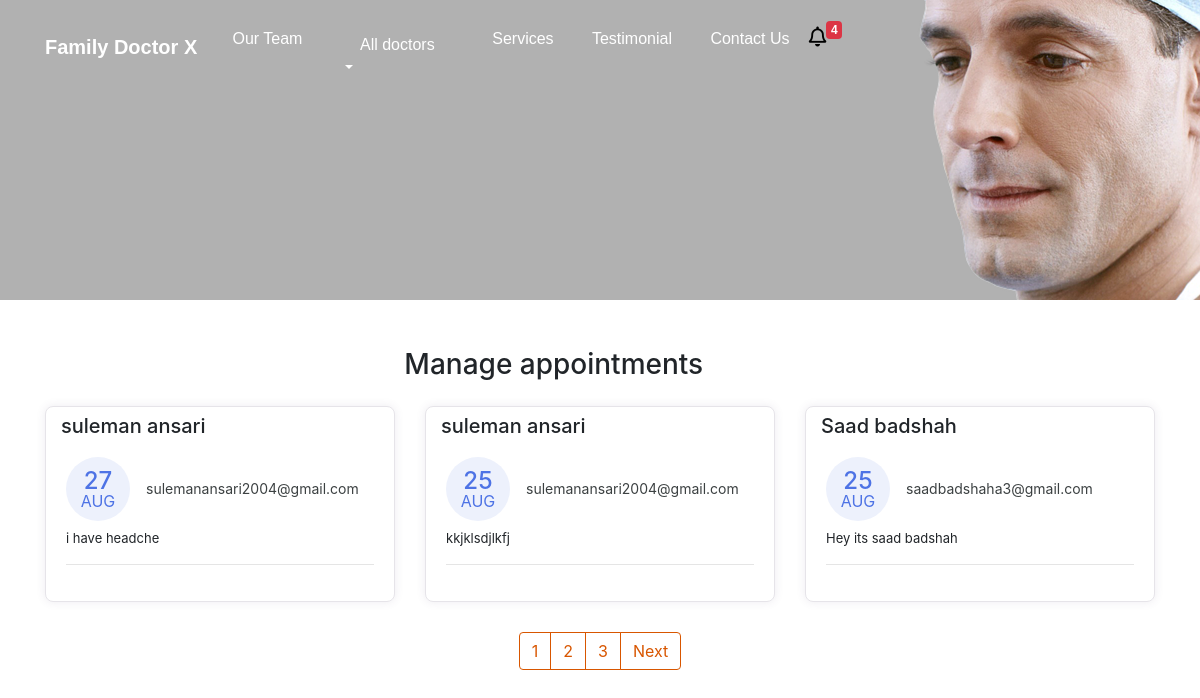
The page /manage-appointments/ on the database its author committed.
### app/models.py (models this page shows, shortened)
class Appointment(models.Model):
    first_name = models.CharField(max_length=50)
    last_name = models.CharField(max_length=50)
    email = models.CharField(max_length=50)
    phone = models.CharField(max_length=50)
    request = models.TextField(blank=True)
    sent_date = models.DateField(auto_now_add=True)
    accepted = models.BooleanField(default=False)
    accepted_date = models.DateField(auto_now_add=False, null=True, blank=True)
    class Meta:
        ordering = ["-sent_date"]

### app/views.py (the view, shortened to what this page needs)
# urls.py: path("manage-appointments/", ManageAppoinmentTemplateView.as_view(), name="manage"),
class ManageAppoinmentTemplateView(ListView):
    template_name = "manage-appointments.html"
    model=Appointment
    context_object_name="appointments"
    login_required = True
    paginate_by=3
    def get_context_data(self,*args, **kwargs):
        context = super().get_context_data(*args, **kwargs)
        appointments = Appointment.objects.all()
        context.update({
            "title":"Manage Appointments"
        })
        return context

### app/context_processors.py (called while the page is built)
def get_notification(request):
    count = Appointment.objects.filter(accepted=False).count()
    data = {
        "count":count
    }
    return data

### templates/manage-appointments.html (shortened to what this page needs)
{% extends 'base.html' %}
{% block content %}
    <div class="container mt-5">
        <div class="col-11 text-center mt-4 mb-4">
            <h3>
                Manage appointments
            </h3>
        </div>
        <div class="row">
          {% for app in appointments %}
            <div class="col-lg-4">
                <div class="card card-margin">
                    <div class="card-header no-border">
                        <h5 class="card-title">{{app.first_name}} {{app.last_name}}</h5>
                    </div>
                    <div class="card-body pt-0">
                        <div class="widget-49">
                            <div class="widget-49-title-wrapper">
                                <div class="widget-49-date-primary">
                                    <span class="widget-49-date-day">{{app.sent_date|date:"d"}}</span>
                                    <span class="widget-49-date-month">{{app.sent_date|date:"M"}}</span>
                                </div>
                                <div class="widget-49-meeting-info">
                                    <span class="widget-49-pro-title">{{app.email}}</span>
                                </div>
                            </div>
                            <div class="widget-49-meeting-points">
                                <span>{{app.request}}</span>
                            </div>
                            <hr class="w-100">
                        </div>
                    </div>
                </div>
            </div>
        {% endfor %}
        </div>
        {% if is_paginated %}
        <div class="wrapper">
            <nav aria-label="Page navigation example">
                <ul class="pagination">
                    {% for number in page_obj.paginator.page_range %}
                    <li class="page-item"><a class="page-link" href="?page={{number}}">{{number}}</a></li>
                    {% endfor %}
                    {% if page_obj.has_next %}
                    <li class="page-item"><a class="page-link" href="?page={{page_obj_next_page_number}}">Next</a></li>
                    {% endif %}
                </ul>
            </nav>
        </div>
        {% endif %}
{% endblock content %}

### templates/base.html (shortened to what this page needs)
{% load static %}
<head>
  <link href="{% static 'css/bootstrap.min.css' %} " rel="stylesheet">
  <link rel="stylesheet" href="https://cdnjs.cloudflare.com/ajax/libs/font-awesome/5.15.3/css/all.min.css" />
  <link rel="stylesheet" href="{% static 'css/styles.css' %}" />
</head>
<body>
    <div class="header" style="
    background: rgb(177, 177, 177) url('../static/img/header.png') no-repeat fixed center
    {% if 'appointment' in request.path %}
    max-height:300px;min-height:300px;
    {% endif %}
    ">
    <nav class="navbar navbar-dark navbar-expand-md navigation-clean-search">
        <div class="container"><a class="navbar-brand" href="{% url 'home' %}">Family Doctor X</a>
            <div class="collapse navbar-collapse"
                id="navcol-1">
                <ul class="nav navbar-nav">
                    <li class="nav-item" role="presentation">
                        <a class="nav-link active" href="#team">Our Team</a>
                    </li>
                    <div class="dropdown">
                        <li class="nav-item nav-link active dropdown-toggle" data-toggle="dropdown" aria-haspopup="true" aria-expanded="false">
                            <a class="nav-link active" href="#">All doctors</a>
                        </li>
                    </div>
                    <li class="nav-item" role="presentation">
                        <a class="nav-link active" href="#services">Services</a>
                    </li>
                    <li class="nav-item" role="presentation">
                        <a class="nav-link active" href="#reviews">Testimonial</a>
                    </li>
                    <li class="nav-item" role="presentation">
                        <a class="nav-link active" href="#contact">Contact Us</a>
                    </li>
                  <li class="nav-item" role="presentation">
                    <a href="{% url 'manage' %}" style="float: left;cursor:pointer;" aria-expanded="true" title="You Have 6 New Appointments">
                      <i class="far fa-bell" style="font-size: 20px; float: left; color: black">
                      </i>
                  </a>
                  <span class="badge badge-danger">{{count}}</span>
                </li>
                </ul>
            </div>
        </div>
    </nav>
</div>
     {% block content %}{% endblock content %}
</body>
</html>

### static/css/styles.css (style rules this page uses)
.header { background: rgb(177, 177, 177) url("img/header.png") no-repeat fixed center; min-height: 1000px; font-family:'Source Sans Pro', sans-serif; }
@media (min-width:768px) { .header { padding-bottom:120px; } }
.header .navbar { background:transparent; padding-top:.75rem; padding-bottom:.75rem; color:#fff; border-radius:0; box-shadow:none; border:none; }
@media (min-width:768px) { .header .navbar { padding-top:1rem; padding-bottom:1rem; } }
.header .navbar .navbar-brand { font-weight:bold; color:inherit; }
.header .navbar .navbar-collapse { border-top:1px solid rgba(255,255,255,0.3); margin-top:.5rem; }
@media (min-width:768px) { .header .navbar .navbar-collapse { border-color:transparent; margin:0; } }
.header .navbar .navbar-nav a.active, .header .navbar .navbar-nav > .show .dropdown-item { background:none; box-shadow:none; }
@media (min-width: 768px) { .header .navbar-nav .nav-link { padding-left:.7rem; padding-right:.7rem; } }
@media (min-width: 992px) { .header .navbar-nav .nav-link { padding-left:1.2rem; padding-right:1.2rem; } }
@media (min-width: 768px) { .navbar-nav>li>a { padding-top: 10px; padding-bottom: 10px; } }

### rows shown on the page
Appointment: first_name "suleman", last_name "ansari", sent_date "27", sent_date "AUG", email "sulemanansari2004@gmail.com", request "i have headche"
Appointment: first_name "suleman", last_name "ansari", sent_date "25", sent_date "AUG", email "sulemanansari2004@gmail.com", request "kkjklsdjlkfj"
Appointment: first_name "Saad", last_name "badshah", sent_date "25", sent_date "AUG", email "saadbadshaha3@gmail.com", request "Hey its saad badshah"

### other values the page prints
{{ count }} "4"
{{ number }} "1" "2" "3"
